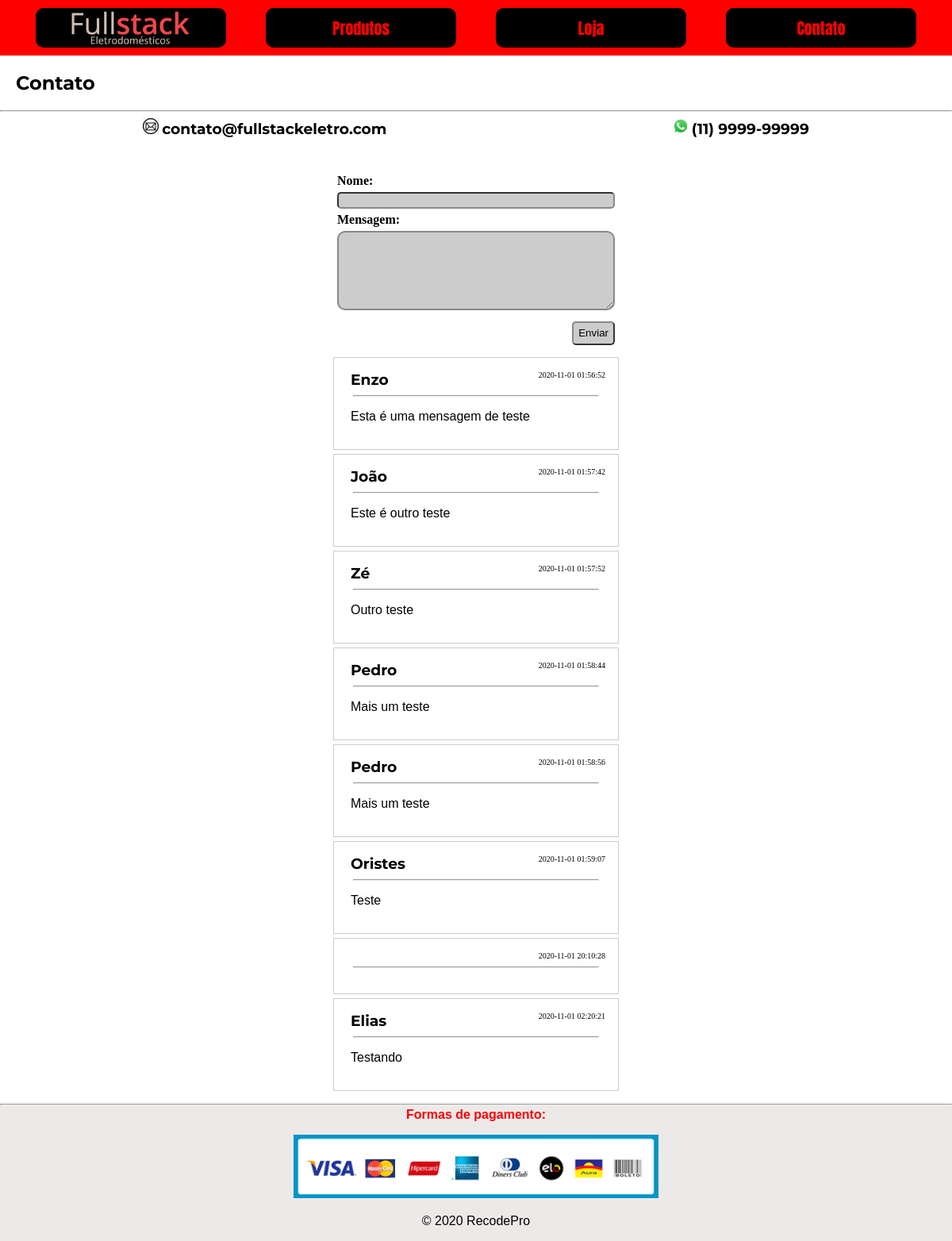
The app's page /contato.php with its own data.
### tables this page shows
CREATE TABLE IF NOT EXISTS `comentarios` (
  `idcomentarios` int(11) NOT NULL AUTO_INCREMENT,
  `nome` varchar(100) NOT NULL,
  `comentario` varchar(300) NOT NULL,
  `data` datetime NOT NULL DEFAULT CURRENT_TIMESTAMP,
  PRIMARY KEY (`idcomentarios`)
);

### contato.php (the view, shortened to what this page needs)
<?php
$servername = "localhost";
$username = "root";
$password = "";
$database = "fseletro";
$conn = mysqli_connect($servername, $username, $password, $database);
mysqli_set_charset($conn, "utf8");
?>
<!DOCTYPE html>
<html lang="pt-br">
<head>
    <link rel="stylesheet" href="./css/estilo.css">
</head>
<body>
    <div class="main-container">
        <main>
            <h2>Contato</h2>
            <hr>
            <section class="contatos">
                <div class="contato">
                    <img src="./imagens/email render.png">
                    <h3>contato@fullstackeletro.com</h3>
                </div>
                <div class="contato">
                    <img src="./imagens/WhatsApp-icone.png">
                    <h3>(11) 9999-99999</h3>
                </div>
            </section>
            <form id="msg" action="" method="POST">
                <h4>Nome:</h4>
                <input type="text" id="nomemsg" name="nomemsg">
                <h4>Mensagem:</h4>
                <textarea id="mensagem" name="mensagemmsg"></textarea>
                <input type="submit" value="Enviar" id="submit" onclick="enviar()">
            </form>
            <div class="comentario">
            <?php
$sql = "select * from comentarios";
$result = $conn->query($sql);
if ($result->num_rows > 0) {
    while ($rows = $result->fetch_assoc()) {
?>
        <div class="comment">
            <div class="commflex">
            <h3><?php echo $rows['nome'];?></h3>
            <span class="data"><?php echo $rows['data']?></span>
            </div>
            <hr>
            <p><?php echo $rows['comentario']?></p>
        </div>
<?php
    }
} else {
    echo "Nenhum comentário ainda!";
}
?>
</div>
        </main>
        <footer id="rodape">
            <hr>
            <p id="formas_pagamento">
                <b>Formas de pagamento:</b>
            </p>
            <img src="./imagens/forma-de-pagamento.png" alt="Formas de pagamento">
            <p>&copy; 2020 RecodePro</p>
        </footer>
    </div>
</body>
</html>

### css/estilo.css (style rules this page uses)
p { font-family: Arial, Helvetica, sans-serif; }
h2 { font-family: Montserrat, Helvetica, sans-serif; text-indent: 20px; }
h3 { font-family: Montserrat, Helvetica, sans-serif; }
nav.menu { vertical-align: middle; align-items: center; text-align: center; display: flex; justify-content: center; height: 70px; width: 100%; position: relative; }
nav.menu img { width: 150px; }
nav.menu a { font-family: Anton,sans-serif; color: red; font-size: 20px; font-weight: 400; background-color: black; display: flex; position: relative; vertical-align: middle; justify-content: center; align-items: center; width: 20%; height: 50px; margin: 0px 25px 0px 25px; border-radius: 10px; transition: opacity 0.3s; }
#formas_pagamento { color: red; }
.menu { background-color: #FF0000; }
.menu a { color: white; text-decoration: none; }
#rodape { text-align: center; }
footer { position: absolute; bottom: 0; width: 100%; background-color: #EEE9E9; }
footer img { height: 80px; }
footer hr { position: relative; margin-top: 0px; margin-bottom: 0px; }
footer p#formas_pagamento { margin-top: 3px; }
* { box-sizing: border-box; }
html, body { box-sizing: border-box; position: relative; height: 100%; margin: 0px; }
.main-container { min-height: 100vh; display: block; position: relative; padding-bottom: 184px; }
section.contatos { display: grid; grid-template-columns: auto auto; grid-template-rows: 20px; }
div.contato { align-items: center; justify-content: center; text-align: center; vertical-align: middle; }
div.contato h3 { display: inline-block; height: 20px; margin: 0px; padding: 0px; }
div.contato img { height: 20px; width: 20px; }
.comentario { margin-top: 50px; align-content: center; }
.comment { display: block; width: 30%; margin: 5px auto; border: 1px solid #ccc; align-self: center; padding: 1rem; }
.comment h3 { margin: 0px 0px 0px 5px; display: inline-block; }
.comment hr { width: 95%; }
.comment span { font-size: x-small; display: inline-block; }
.commflex { display: flex; justify-content: space-between; }
.comment p { margin-left: 5px; }
form#msg { box-sizing: border-box; display: block; width: 350px; align-items: center; margin-top: 50px; margin-right: auto; margin-left: auto; }
form#msg h4 { padding: 0px; margin: 0px; }
form#msg textarea { height: 100px; width: 100%; background-color: #cccccc; border-radius: 10px; border-width: 2px; border-color: #888888; }
form#msg input { display: block; border-radius: 5px; background-color: #cccccc; border-width: 2px; border-color: #888888; }
form#msg input#nomemsg { width: 100%; }
form#msg input#submit { margin-top: 10px; display: block; float: right; height: 30px; }
form#msg h4 { margin: 5px 0px 5px 0px; }

### records on screen
comentarios: nome "Enzo", data "2020-11-01 01:56:52", comentario "Esta é uma mensagem de teste"
comentarios: nome "João", data "2020-11-01 01:57:42", comentario "Este é outro teste"
comentarios: nome "Zé", data "2020-11-01 01:57:52", comentario "Outro teste"
comentarios: nome "Pedro", data "2020-11-01 01:58:44", comentario "Mais um teste"
comentarios: nome "Pedro", data "2020-11-01 01:58:56", comentario "Mais um teste"
comentarios: nome "Oristes", data "2020-11-01 01:59:07", comentario "Teste"
comentarios: data "2020-11-01 20:10:28"
comentarios: nome "Elias", data "2020-11-01 02:20:21", comentario "Testando"
